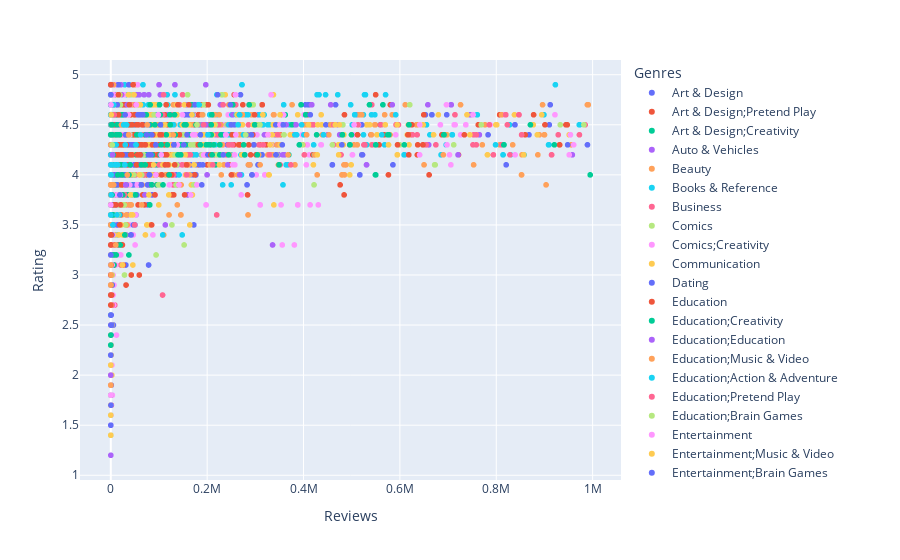

Write notebook code for a chart like this one.
### Code cell
# we cannot make a clear understanding of the chart lets trim down the size
fig=px.scatter(inp1,x='Reviews',y='Rating',color='Genres')
fig.show()
